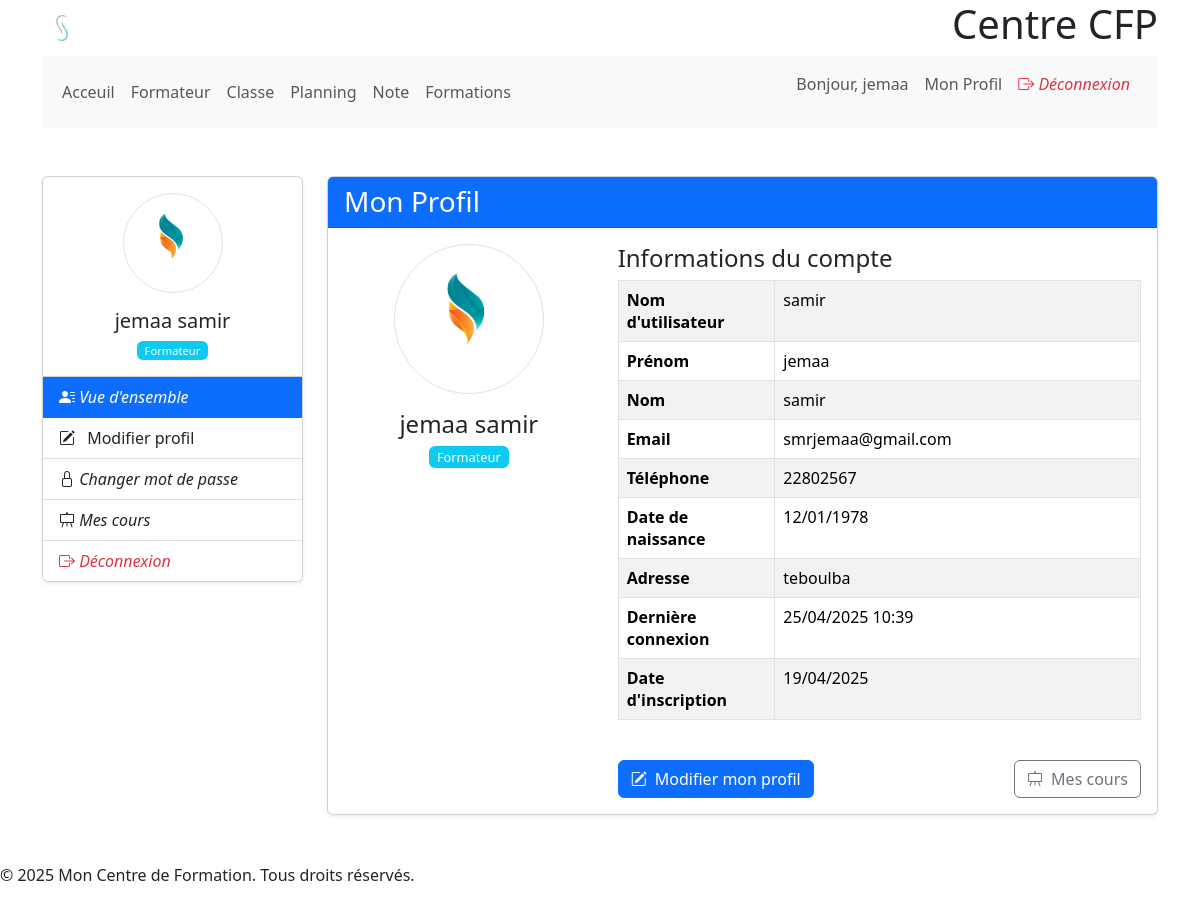
The page /profile/ (signed in) on the database its author committed.
### gestion_users/models.py (models this page shows, shortened)
class CustomUser(AbstractUser):
    role = models.CharField( max_length=50, choices=UserRole.choices, default=UserRole.STUDENT,  verbose_name=_("Rôle")) # role par défaut est 'Étudiant'
    telephone = models.CharField( max_length=15, blank=True, null=True, verbose_name=_("Téléphone") )
    adress = models.TextField( blank=True, null=True, verbose_name=_("Adresse"))
    date_naissance = models.DateField( blank=True, null=True, verbose_name=_("Date de naissance") )
    photo = models.ImageField(upload_to=user_directory_path, blank=True, null=True, verbose_name=_("Photo de profil"))
    class Meta:
        verbose_name = _("Utilisateur")
        verbose_name_plural = _("Utilisateurs")

### gestion_users/views.py (the view)
# urls.py: path('profile/', views.profile_view, name='profile'),
@login_required
def profile_view(request):
    user = request.user # L'utilisateur connecté
    student_profile = None
    instructor_profile = None
    try:
        student_profile = user.student
    except Student.DoesNotExist:
        pass
    except Exception as e: # Capture d'autres exceptions potentielles (moins fréquent ici)
         print(f"Erreur lors de la récupération du profil étudiant pour {user.username}: {e}")
         pass # En cas d'erreur inattendue, le profil reste None
    try:
        instructor_profile = user.instructor
    except Instructor.DoesNotExist:
        pass
    except Exception as e: # Capture d'autres exceptions potentielles
         print(f"Erreur lors de la récupération du profil formateur pour {user.username}: {e}")
         pass # En cas d'erreur inattendue, le profil reste None
    context = {
        'user': user, # Passe l'objet utilisateur CustomUser
        'student_profile': student_profile, # Passe l'objet Student s'il a été trouvé (sinon None)
        'instructor_profile': instructor_profile, # Passe l'objet Instructor s'il a été trouvé (sinon None)
        'titre_page': 'Mon Profil', # Titre de la page
        'active_tab': 'profile', # Pour la navigation/mise en surbrillance dans le template (si utilisé)
    }
    return render(request, 'gestion_users/profile.html', context)

### gestion_users/templates/gestion_users/profile.html (shortened to what this page needs)
{% extends 'base.html' %}
{% load static %}
{% load i18n %}
{% load widget_tweaks %}
{% block content %}
    <div class="container py-5">
        <div class="row">
            <div class="col-md-3">
                {% include 'includes/_profile_sidebar.html' with active_tab=active_tab %}
            </div>
            <div class="col-md-9">
                <div class="card shadow-sm">
                    <div class="card-header bg-primary text-white">
                        <h3 class="mb-0">{{ titre_page|default:"Mon Profil" }}</h3>
                    </div>
                    <div class="card-body">
                        <div class="row">
                            <div class="col-md-4 text-center">
                                <div class="mb-3">
                                    <img src="{% if user.photo and user.photo.url %}{{ user.photo.url }}{% else %}{% static 'images/default-avatar.png' %}{% endif %}"
                                            class="rounded-circle img-thumbnail"
                                            alt="Photo de profil"
                                            style="width: 150px; height: 150px; object-fit: cover;">
                                </div>
                                <h4>{{ user.get_full_name|default:user.username }}</h4>
                                <span class="badge bg-{% if user.role == 'ADMIN' %}danger{% elif user.role == 'INSTRUCTOR' %}info{% else %}success{% endif %}">
                                    {{ user.get_role_display }}
                                </span>
                            </div>
                            <div class="col-md-8">
                                <h4>Informations du compte</h4>
                                <div class="table-responsive">
                                    <table class="table table-bordered table-striped">
                                        <tbody>
                                            <tr>
                                                <th width="30%">Nom d'utilisateur</th>
                                                <td>{{ user.username }}</td>
                                            </tr>
                                            <tr>
                                                <th>Prénom</th>
                                                <td>{{ user.first_name|default:"Non renseigné" }}</td>
                                            </tr>
                                            <tr>
                                                <th>Nom</th>
                                                <td>{{ user.last_name|default:"Non renseigné" }}</td>
                                            </tr>
                                            <tr>
                                                <th>Email</th>
                                                <td>{{ user.email }}</td>
                                            </tr>
                                            <tr>
                                                <th>Téléphone</th>
                                                <td>{{ user.telephone|default:"Non renseigné" }}</td>
                                            </tr>
                                            <tr>
                                                <th>Date de naissance</th>
                                                <td>{{ user.date_naissance|date:"d/m/Y"|default:"Non renseignée" }}</td>
                                            </tr>
                                            <tr>
                                                <th>Adresse</th>
                                                <td>{{ user.adress|default:"Non renseignée"|linebreaksbr }}</td>
                                            </tr>
                                            <tr>
                                                <th>Dernière connexion</th>
                                                <td>{{ user.last_login|date:"d/m/Y H:i"|default:"Jamais" }}</td>
                                            </tr>
                                            <tr>
                                                <th>Date d'inscription</th>
                                                <td>{{ user.date_joined|date:"d/m/Y" }}</td>
                                            </tr>
                                        </tbody>
                                    </table>
                                </div>
                                <div class="d-flex justify-content-between align-items-center mt-4">
                                    <a href="{% url 'gestion_users:edit_profile' %}" class="btn btn-primary">
                                        <i class="bi bi-pencil-square me-1"></i> Modifier mon profil
                                    </a>
                                    {% if user.role == 'STUDENT' %}
                                            <a href="{% url 'gestion_inscriptions:student_enrollments' %}" class="btn btn-outline-secondary">
                                                 <i class="bi bi-book me-1"></i> Mes formations
                                            </a>
                                        {% elif user.role == 'INSTRUCTOR' %}
                                            <a href="{% url 'gestion_inscriptions:instructor_sessions' %}" class="btn btn-outline-secondary">
                                                 <i class="bi bi-easel me-1"></i> Mes cours
                                            </a>
                                        {% endif %}
                                </div>
                            </div>
                        </div>
                    </div>
                </div>
            </div>
        </div>
    </div>
{% endblock %}

### templates/includes/_nav.html (shortened to what this page needs)
<nav class="navbar navbar-expand-lg navbar-light bg-light">
    <div class="container-fluid">
        <div class="collapse navbar-collapse" id="navbarNav">
            <ul class="navbar-nav me-auto mb-2 mb-lg-0">
                 <li class="nav-item">
                     <a class="nav-link" href="#">Acceuil</a>
                 </li>
                 <li class="nav-item">
                    <a class="nav-link" href="#">Formateur</a>
                </li>
                <li class="nav-item">
                    <a class="nav-link" href="#">Classe</a>
                </li>
                <li class="nav-item">
                    <a class="nav-link" href="#">Planning</a>
                </li>
                <li class="nav-item">
                    <a class="nav-link" href="#">Note</a>
                </li>
                <li class="nav-item">
                    <a class="nav-link" href="{% url 'gestion_formations:list' %}">Formations</a>
                </li>
            </ul>
            <ul class="navbar-nav ms-auto">
                {% if user.is_authenticated %}
                    <li class="nav-item">
                        <span class="nav-link">Bonjour, {{ user.first_name|default:user.username }}</span>
                    </li>
                    <li class="nav-item">
                         <a class="nav-link" href="{% url 'gestion_users:profile' %}">Mon Profil</a>
                    </li>
                    <li class="nav-item">
                        <form method="post" action="{% url 'gestion_users:logout' %}" class="form-inline">
                            <a href="{% url 'gestion_users:logout' %}" class="nav-link text-danger"><i class="bi bi-box-arrow-right me-2"> Déconnexion</i></a>
                        </form>
                    </li>
                {% endif %}
            </ul>
        </div>
    </div>
</nav>

### templates/includes/_profile_sidebar.html
{% load static %}
<div class="card shadow-sm mb-4">
    <div class="card-body text-center">
        <img src="{% if user.photo %}{{ user.photo.url }}{% else %}{% static 'images/default-avatar.png' %}{% endif %}"
             class="rounded-circle img-thumbnail mb-3"
             alt="Photo de profil"
             style="width: 100px; height: 100px; object-fit: cover;">
        <h5 class="card-title">{{ user.get_full_name }}</h5>
        <p class="card-text text-muted small">
            <span class="badge bg-{% if user.role == 'ADMIN' %}danger{% elif user.role == 'INSTRUCTOR' %}info{% else %}success{% endif %}">
                {{ user.get_role_display }}
            </span>
        </p>
    </div>
    <div class="list-group list-group-flush">
        <a href="{% url 'gestion_users:profile' %}"
           class="list-group-item list-group-item-action {% if active_tab == 'profile' %}active{% endif %}"><i class="bi bi-person-lines-fill me-2"> Vue d'ensemble</i> </a>
        <a href="{% url 'gestion_users:edit_profile' %}" class="list-group-item list-group-item-action {% if active_tab == 'edit' %}active{% endif %}">
            <i class="bi bi-pencil-square me-2"></i> Modifier profil</a>
        <a href="#" class="list-group-item list-group-item-action"><i class="bi bi-lock me-2"> Changer mot de passe</i> </a>
        {% if user.role == 'STUDENT' %}
            <a href="#" class="list-group-item list-group-item-action"><i class="bi bi-book me-2"> Mes formations</i></a>
        {% elif user.role == 'INSTRUCTOR' %}
        <a href="#" class="list-group-item list-group-item-action"><i class="bi bi-easel me-2"> Mes cours</i></a>
        {% endif %}
        <a href="{% url 'gestion_users:logout' %}" class="list-group-item list-group-item-action text-danger"><i class="bi bi-box-arrow-right me-2"> Déconnexion</i></a>
    </div>
</div>

### static/css/styles.css (style rules this page uses)
.img-thumbnail { padding: 0.25rem; background-color: #fff; border: 1px solid #dee2e6; border-radius: 50%; max-width: 100%; height: auto; }
.badge { font-size: 0.8em; font-weight: 500; padding: 0.35em 0.65em; }

### rows shown on the page
CustomUser: first_name "jemaa", photo (picture), get_full_name "jemaa samir", role "Formateur", username "samir", last_name "samir", email "smrjemaa@gmail.com", telephone "22802567", date_naissance "12/01/1978", adress "teboulba", last_login "25/04/2025 10:39", date_joined "19/04/2025"

### other values the page prints
{{ titre_page|default:"Mon Profil" }} "Mon Profil"
